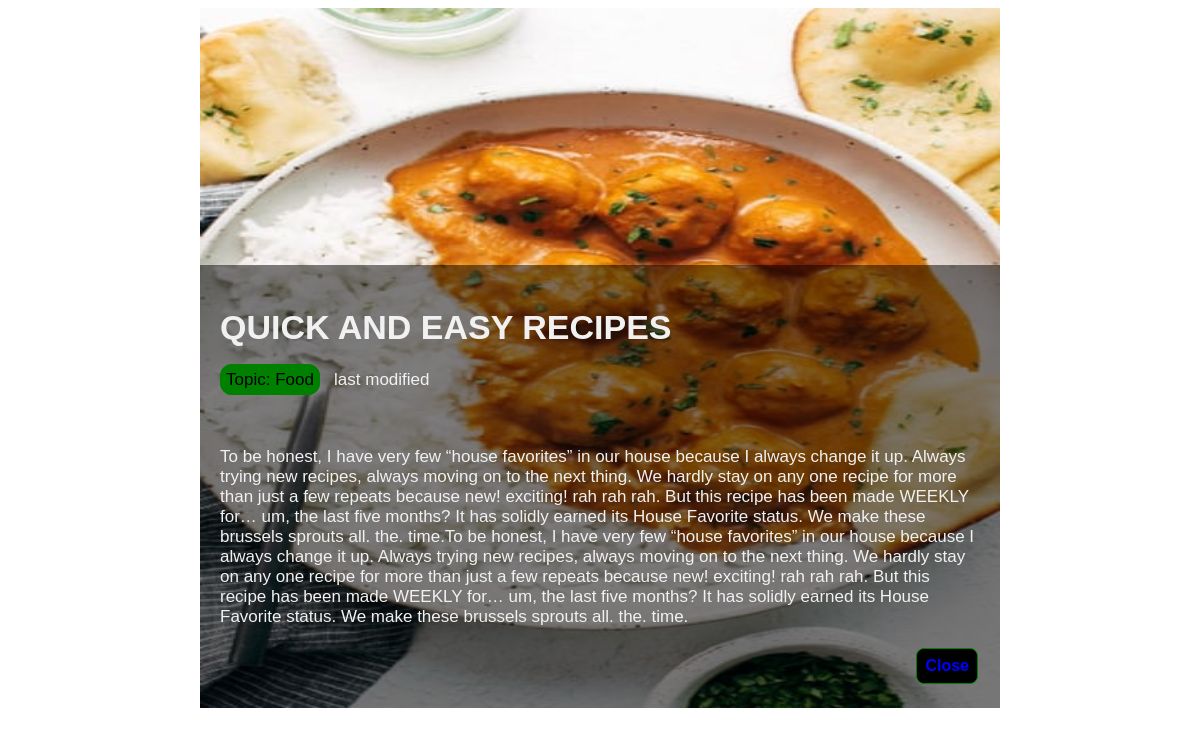
The page /details/2 on the database its author committed.
### blog/models.py (models this page shows)
class UserBlog(models.Model):
    user = models.ForeignKey(User, on_delete=models.CASCADE)
    Topic = models.CharField(max_length=100)
    caption = models.CharField(max_length=100)
    image = models.ImageField(upload_to='blogimg')
    blog_data = models.CharField(max_length=800)
    created_date = models.DateTimeField(auto_now_add=True)
    updated_date = models.DateTimeField(null=True)

### blog/views.py (the view)
# urls.py: path('details/<int:id>',views.View_details),
def View_details(requset,id):
    data = UserBlog.objects.get(id=id)
    return render(requset,"details.html",{"i":data})

### blog/templates/details.html (shortened to what this page needs)
<!DOCTYPE html>
<html>
<head>
</head>
<body>
<div class="container">
  <img src="{{i.image}}" alt="Notebook" style="width:100%;height:700px;">
  <div class="content">
    <h1 style="text-transform: uppercase;">{{i.caption}}</h1>
    <div>
          <span style="border:1px solid green;border-radius: 12px;padding: 5px;background-color:green;color:black;">Topic: {{i.Topic}}</span>&nbsp;&nbsp;
          <span class="float-end">last modified{{i.updated_date|date:"d M Y"}}</span>
        </div><br><br>
    <p>{{i.blog_data}}</p>
    <button class="button button5" ><a href="/viewblog" style="text-decoration:none;color:blue;"><b>Close</b></a></button>
  </div>
</div>
</body>
</html>

### blog/templates/details.html (style rules this page uses)
* { box-sizing: border-box; }
body { font-family: Arial; font-size: 17px; }
.container { position: relative; max-width: 800px; margin: 0 auto; }
.container img { vertical-align: middle; }
.container .content { position: absolute; bottom: 0; background: rgb(0, 0, 0); background: rgba(0, 0, 0, 0.5); color: #f1f1f1; width: 100%; padding: 20px; }
.button { padding: 20px 36px; text-align: center; text-decoration: none; display: inline-block; font-size: 16px; margin: 4px 2px; transition-duration: 0.4s; cursor: pointer; border:1px solid green; border-radius: 8px;padding: 8px; background-color:black; float:right; }

### rows shown on the page
UserBlog: image (picture), caption "QUICK AND EASY RECIPES", Topic "Food", blog_data "To be honest, I have very few “house favorites” in our house because I always change it up. Always trying new recipes, always moving on to the next thing. We hardly stay on any one recipe for more than just a few repeats because new! exciting! rah rah rah. But this recipe has been made WEEKLY for… um, the last five months? It has solidly earned its House Favorite status. We make these brussels sprouts all. the. time.To be honest, I have very few “house favorites” in our house because I always change it up. Always trying new recipes, always moving on to the next thing. We hardly stay on any one recipe for more than just a few repeats because new! exciting! rah rah rah. But this recipe has…"
